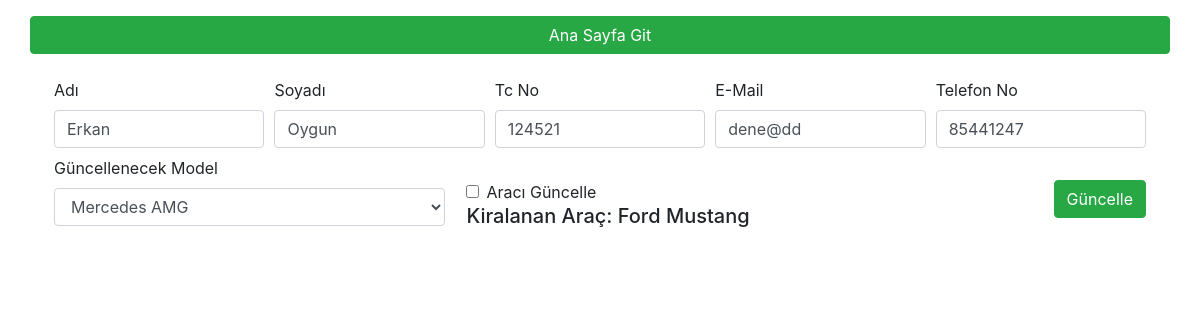
Page /php/guncelle_page.php?id=30 on the committed database.
### tables this page shows
CREATE TABLE `musteriler` (
  `id` int NOT NULL AUTO_INCREMENT,
  `adi` varchar(140) NOT NULL,
  `soyadi` varchar(140) NOT NULL,
  `tc_no` int NOT NULL,
  `e_mail` varchar(140) NOT NULL,
  `tel_no` int NOT NULL,
  `kiralanan_model` varchar(240) NOT NULL,
  `tarih` timestamp NOT NULL DEFAULT CURRENT_TIMESTAMP,
  PRIMARY KEY (`id`)
);

### php/guncelle_page.php (the view, shortened to what this page needs)
<?php
$servername = "localhost";
$username = "root";
$password = "espn1997";
$dbname = "arac_kirala";
	$baglanti = new mysqli ($servername,$username,$password,$dbname);
?>
<?php
	$bul_araba = "SELECT * FROM arabalar ORDER BY arac_vin DESC";
	$kayit_araba = $baglanti->query($bul_araba);
?>
<?php
	$gelenid = $_GET["id"];
	$bul = "SELECT * FROM musteriler WHERE id = ".$gelenid;
	$kayit = $baglanti->query($bul);
	$sonuc=mysqli_fetch_assoc($kayit)
?>
<!doctype html>
<html lang="tr">
  <head>
    <link rel="stylesheet" href="https://cdn.jsdelivr.net/npm/bootstrap@4.6.1/dist/css/bootstrap.min.css">
	  <link
    rel="stylesheet"
    href="https://cdnjs.cloudflare.com/ajax/libs/animate.css/4.1.1/animate.min.css"
  />
  </head>
  <body>
<div class="container-fluid mt-3">
  <div class="col-md-12 justify-content-center">
	  <a href="index.php" style="text-decoration: none;"><button type="button" class="btn btn-success mt-3 btn-block">Ana Sayfa Git</button></a>
  <div class="row-md-12 d-flex justify-content-center p-3 m-2" id="musteri_kayit">
	  	<form method="post">
		  <div class="form-row">
			<div class="col">
			  <label for="UserName">Adı</label>
			  <input type="text" class="form-control" placeholder="UserName" id="UserName" name="user_name" value="<?php echo $sonuc["adi"]; ?>">
			</div>
			<div class="col">
			  <label for="LastName">Soyadı</label>
			  <input type="text" class="form-control" placeholder="LastName" id="LastName" name="last_name" value="<?php echo $sonuc["soyadi"]; ?>">
			</div>
			<div class="col">
			  <label for="IdentityNo">Tc No</label>
			  <input type="text" class="form-control" placeholder="IdentityNo" id="IdentityNo" name="identitiy_no" value="<?php echo $sonuc["tc_no"]; ?>">
			</div>
			<div class="col">
			  <label for="Email">E-Mail</label>
			  <input type="text" class="form-control" placeholder="Email" id="Email" name="e_mail" value="<?php echo $sonuc["e_mail"]; ?>">
			</div>
			<div class="col">
			  <label for="PhoneNo">Telefon No</label>
			  <input type="text" class="form-control" placeholder="PhoneNo" id="PhoneNo" name="phone_no" value="<?php echo $sonuc["tel_no"]; ?>">
			</div>
		  </div>
		  <div class="form-row mt-2">
			<div class="col">
				<label for="exampleFormControlSelect1">Güncellenecek Model</label>
				<select class="form-control" id="exampleFormControlSelect1" name="marka_model">
				  <?php while($sonucaraba=mysqli_fetch_assoc($kayit_araba)) { ?>
					  <option><?php echo $sonucaraba['arac_adi']."  ".$sonucaraba['model_adi']; ?></option>
				  <?php } ?>
				</select>
		  </div>
			<div class="form-col">
			   <div class="form-check mt-4 ml-3">
				  <input class="form-check-input" type="checkbox" id="check1" name="option1" value="something" >
				  <label class="form-check-label">Aracı Güncelle</label>
				</div>
				<h5 class="ml-3">Kiralanan Araç: <?php echo $sonuc["kiralanan_model"]; ?></h5>
			</div>
			 <div class="col mt-4">
				 <button type="submit" name="guncelle" class="btn btn-success float-right">Güncelle</button>
			 </div>
		</div>
		</form>
  </div>
  </div>
</div>
  </body>
</html>

### rows in the picture
musteriler: user_name "Erkan", last_name "Oygun", identitiy_no "124521", e_mail "dene@dd", phone_no "85441247", kiralanan_model "Ford Mustang"

### other values in the picture
form field marka_model "Mercedes AMG"
